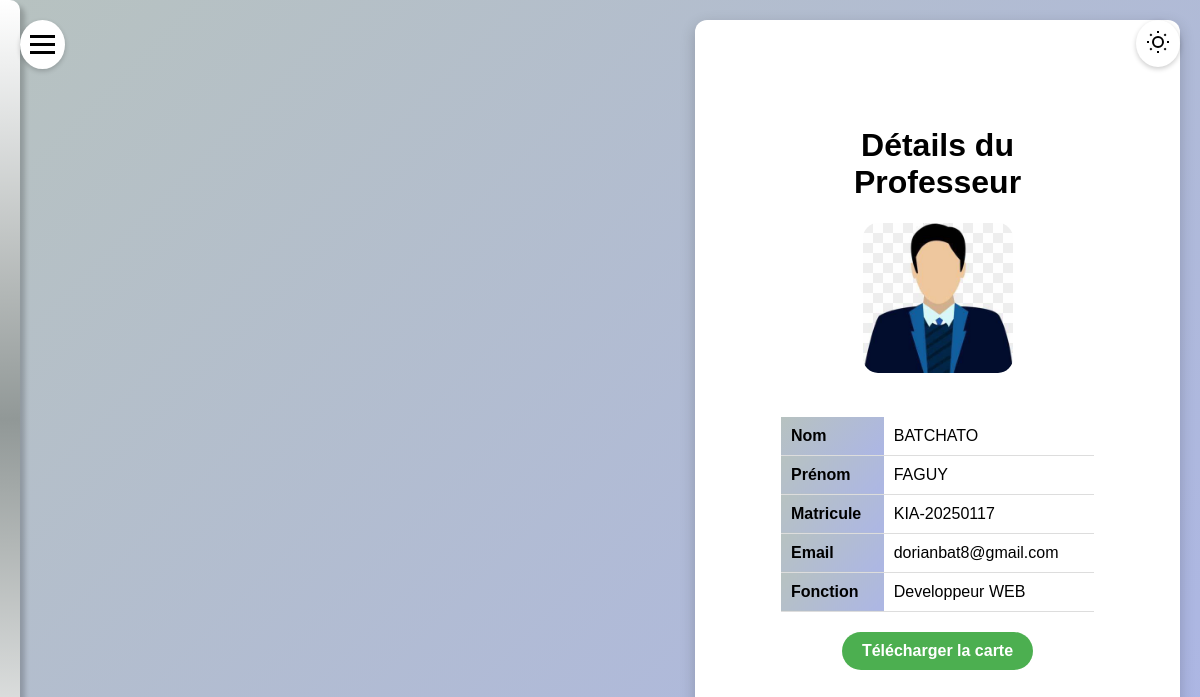
The app's page /infoProf.php?matricule=KIA-20250117 with its own data.
### tables this page shows
CREATE TABLE IF NOT EXISTS `enseignants` (
  `id` int NOT NULL AUTO_INCREMENT,
  `matricule` varchar(20) NOT NULL,
  `nom` varchar(50) NOT NULL,
  `prenom` varchar(50) NOT NULL,
  `photo` varchar(255) DEFAULT NULL,
  `email` varchar(100) NOT NULL,
  `fonction` varchar(50) DEFAULT NULL,
  `date_enregistrement` datetime DEFAULT CURRENT_TIMESTAMP,
  PRIMARY KEY (`id`),
  UNIQUE KEY `matricule` (`matricule`)
);

### Class/Enseignant.php (called while the page is built, shortened)
<?php
class Enseignant
{
    private $conn;
    private $table = "enseignants";
    public function __construct($db)
    {
        $this->conn = $db;
    }
    public function obtenirEtudiantParMatricule($matricule)
    {
        $query = "SELECT * FROM " . $this->table . " WHERE matricule = ?";
        $stmt = $this->conn->prepare($query);
        $stmt->bind_param("s", $matricule);
        $stmt->execute();
        $result = $stmt->get_result();
        if ($result->num_rows > 0) {
            return $result->fetch_assoc();
        }
        return null;
    }
}

### infoProf.php (the view, shortened to what this page needs)
<?php
require_once 'Class/Enseignant.php';
$database = new Database();
$db = $database->getConnection();
$etudiantObj = new Enseignant($db);
$matricule = strval($_GET['matricule']);
$enseignant = $etudiantObj->obtenirEtudiantParMatricule($matricule);
?>
<!DOCTYPE html>
<html lang="en" data-theme="light">
<head>
    <link rel="stylesheet" href="https://cdnjs.cloudflare.com/ajax/libs/font-awesome/6.0.0-beta3/css/all.min.css">
</head>
<body>
    <button class="theme-toggle" onclick="toggleDarkMode()">
        <svg width="24" height="24" viewBox="0 0 24 24" fill="none" stroke="currentColor" stroke-width="2">
            <circle cx="12" cy="12" r="5"/>
            <path d="M12 1v2M12 21v2M4.22 4.22l1.42 1.42M18.36 18.36l1.42 1.42M1 12h2M21 12h2M4.22 19.78l1.42-1.42M18.36 5.64l1.42-1.42"/>
        </svg>
    </button>
    <div class="hamburger" onclick="toggleSidebar()">
        <span></span>
        <span></span>
        <span></span>
    </div>
    <div class="sidebar">
    </div>
    <div class="container">
        <h1>Détails du Professeur</h1>
        <img src="<?php echo htmlspecialchars($enseignant['photo']); ?>" alt="Photo de l'enseignant" class="student-photo">
        <table>
            <tr>
                <th>Nom</th>
                <td><?php echo htmlspecialchars($enseignant['nom']); ?></td>
            </tr>
            <tr>
                <th>Prénom</th>
                <td><?php echo htmlspecialchars($enseignant['prenom']); ?></td>
            </tr>
            <tr>
                <th>Matricule</th>
                <td><?php echo htmlspecialchars($enseignant['matricule']); ?></td>
            </tr>
            <tr>
                <th>Email</th>
                <td><?php echo htmlspecialchars($enseignant['email']); ?></td>
            </tr>
            <tr>
                <th>Fonction</th>
                <td><?php echo htmlspecialchars($enseignant['fonction']); ?></td>
            </tr>
        </table>
        <a href="?matricule=<?= $enseignant['matricule']; ?>&action=download_pdf" class="pdf-link">Télécharger la carte</a>
    </div>
</body>
</html>

### infoProf.php (style rules this page uses)
:root { --gradient-light: linear-gradient(135deg, rgb(183, 194, 192), #ACB6E5); --gradient-dark: linear-gradient(135deg, #1a1a1a, #2d3436); --bg-light: #ffffff; --bg-dark: #121212; --text-light: #000000; --text-dark: #ffffff; --border-light: #ddd; --border-dark: #333; --shadow-light: rgba(0, 0, 0, 0.2); --shadow-dark: rgba(0, 0, 0, 0.4); }
body { font-family: 'Arial', sans-serif; margin: 0; padding: 20px; display: flex; align-items: center; min-height: 50vh; background: var(--gradient-light); color: var(--text-light); transition: all 0.3s ease; }
.theme-toggle { position: absolute; top: 20px; right: 20px; background: var(--bg-light); border: none; padding: 10px; border-radius: 50%; cursor: pointer; box-shadow: 0 2px 5px var(--shadow-light); transition: all 0.3s ease; }
.sidebar { background: linear-gradient(var(--bg-light), rgb(145, 152, 151), var(--bg-light)); color: var(--text-light); width: 180px; padding: 20px; display: flex; flex-direction: column; box-shadow: 5px 5px 5px var(--shadow-light); border-radius: 10px; transition: all 0.3s ease; position: fixed; left: -200px; top: 0; z-index: 1000; height: 100vh; }
.container { max-width: 700px; background: var(--bg-light); padding: 86px; border-radius: 12px; box-shadow: 0px 5px 15px var(--shadow-light); text-align: center; margin-left: 675px; transition: all 0.3s ease; }
.student-photo { width: 150px; height: 150px; border-radius: 10%; object-fit: cover; margin: 0 auto 20px; transition: all 0.3s ease; }
table { width: 100%; margin-top: 20px; border-collapse: collapse; }
th, td { padding: 10px; border-bottom: 1px solid var(--border-light); text-align: left; }
th { background: var(--gradient-light); color: var(--text-light); }
.back-link, .pdf-link { display: inline-block; margin-top: 20px; text-decoration: none; padding: 10px 20px; font-weight: bold; border-radius: 20px; transition: all 0.3s ease; }
.pdf-link { background-color: #4caf50; color: white; }
.hamburger { position: fixed; top: 20px; left: 20px; z-index: 1001; cursor: pointer; background: var(--bg-light); padding: 10px; border-radius: 50%; box-shadow: 0 2px 5px var(--shadow-light); transition: all 0.3s ease; }
.hamburger span { display: block; width: 25px; height: 3px; background: var(--text-light); margin: 5px 0; transition: all 0.3s ease; }

### records on screen
enseignants: photo (picture), nom "BATCHATO", prenom "FAGUY", matricule "KIA-20250117", email "dorianbat8@gmail.com", fonction "Developpeur WEB"
